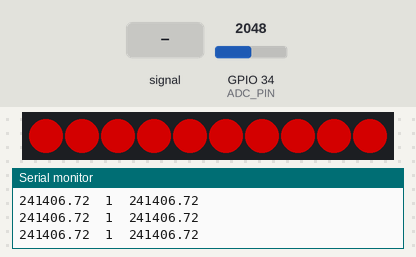
The program below on a simulated ESP32. Parts: 10 RGB LEDs in strip order, left to right, the last lines printed to the serial monitor. Inputs (shaded band) come from the test bench; at power-on: GPIO 34 (ADC_PIN) = 2048. Dim RGB values are drawn brighter than linear.

Above: at 1.2 s.
1.3 s: GPIO 34 (ADC_PIN) set to 0
At 1.7 s:
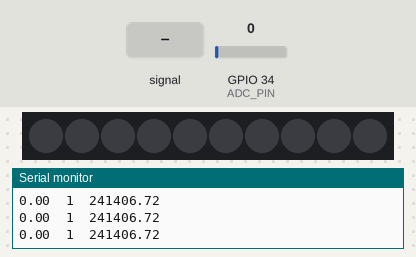
2.9 s: GPIO 34 (ADC_PIN) set to 480
At 2.95 s:
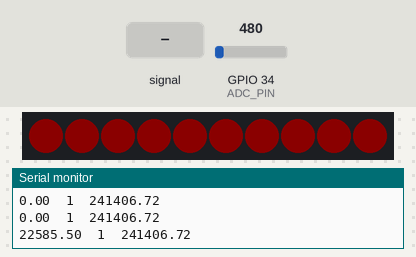
4.5 s: GPIO 34 (ADC_PIN) set to 400
6.0 s: GPIO 34 (ADC_PIN) fed a 200 Hz sine of ±327 counts around its level
Timing chart, 0 to 8.6 s (numbered marks = the images above; inputs shaded):
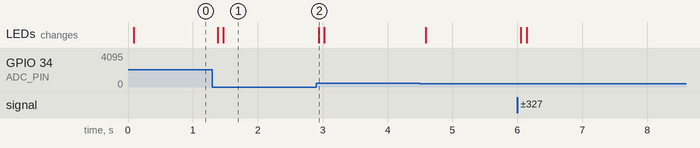

The program:

main.cpp
```cpp
#include <Arduino.h>
#include <arduinoFFT.h>      //https://github.com/kosme/arduinoFFT
#include <FastLED.h>

//FFT
arduinoFFT FFT = arduinoFFT();

const uint16_t SAMPLES = 512;              //Must be a power of 2
const uint16_t SAMPLING_FREQUENCY = 20000; //Hz, must be 40000 or less due to ADC conversion time. Determines maximum frequency that can be analysed by the FFT.
const float BIN_FREQUENCY  = (SAMPLING_FREQUENCY/SAMPLES);

unsigned int sampling_period_us =  round(1000000 * (1.0 / SAMPLING_FREQUENCY));
unsigned long microseconds;
double vReal[SAMPLES];
double vImag[SAMPLES];
unsigned long newTime, oldTime;

uint16_t lowVoiceFreqBin;
uint16_t highVoiceFreqBin;
double lowVoiceFreq = 100; //In Hz
double highVoiceFreq = 1000; //In Hz

//Define Analog Pin
#define ADC_PIN 34
double highestMagnitude = 0;

//FastLED
#define LED_PIN 23
#define NUM_LEDS 10
CRGB leds[NUM_LEDS];

void setLedStrip (CRGB (&strip)[NUM_LEDS], CRGB color) {
  for (int led = 0; led < NUM_LEDS; led++) {
    strip[led] = color;
  }
}

struct FrequencyBin {
  uint16_t bin;
  double magnitude;

  float frequency;

  FrequencyBin(uint16_t index, double _magnitude) {
    bin = index;
    magnitude = _magnitude;
    frequency = index * BIN_FREQUENCY;
  }
};

FrequencyBin maxFFTfromTo(double fft[], uint16_t startBin, uint16_t endBin) {
  uint16_t maxMagBin = 1;

  for (uint16_t bin = startBin; bin < endBin; bin++) {
    if (fft[bin] > maxMagBin) maxMagBin = bin;
    Serial.println();
  }

  FrequencyBin bin = FrequencyBin(maxMagBin, fft[maxMagBin]);

  return bin;
}

FrequencyBin maxFFT(double fft[], uint16_t length) {
  return maxFFTfromTo(fft, 0, length);
}

void setup() {
  Serial.begin(115200);

  FastLED.addLeds<NEOPIXEL, LED_PIN>(leds, NUM_LEDS);

  for (int led = 0; led < NUM_LEDS; led++) {
    leds[led] = CRGB::Black;
  }

  for (uint16_t bin = 0; bin < SAMPLES/2; bin++) {
    if (bin * BIN_FREQUENCY > lowVoiceFreq) lowVoiceFreqBin = bin;
  }
  for (uint16_t bin = 0; bin < SAMPLES/2; bin++) {
    if (bin * BIN_FREQUENCY > highVoiceFreq) highVoiceFreqBin = bin;
  }

}

void loop() {

  //Take samples from microphone pin for FFT calculation
  for (uint16_t i = 0; i < SAMPLES; i++) {
    newTime = micros() - oldTime;
    oldTime = newTime;
    vReal[i] = analogRead(ADC_PIN);
    vImag[i] = 0;
    while (micros() < (newTime + sampling_period_us))
    {
      delay(0);
    }
  }
  //Calculate FFT
  FFT.Windowing(vReal, SAMPLES, FFT_WIN_TYP_HAMMING, FFT_FORWARD);
  FFT.Compute(vReal, vImag, SAMPLES, FFT_FORWARD);
  FFT.ComplexToMagnitude(vReal, vImag, SAMPLES);

  FrequencyBin maxBin = maxFFTfromTo(vReal, lowVoiceFreqBin, highVoiceFreqBin);

  if (maxBin.magnitude > highestMagnitude) {
    highestMagnitude = maxBin.magnitude;
  }

  if (maxBin.frequency > 440) {
    setLedStrip(leds, CRGB::Blue);
  }
  else {
    setLedStrip(leds, CRGB::Red);
  }

  Serial.print(maxBin.magnitude);
  Serial.print("  ");
  Serial.print(maxBin.bin);
  Serial.print("  ");
  Serial.println(highestMagnitude);
  FastLED.setBrightness(map(maxBin.magnitude, 0, highestMagnitude, 0, 125));
  FastLED.show();
}
```

Measured:
- after the input at 1.3 s, the LEDs: first change after 0.08 s (image 1 shows a later state)
- after the input at 2.9 s, the LEDs: change at once (image 2)
